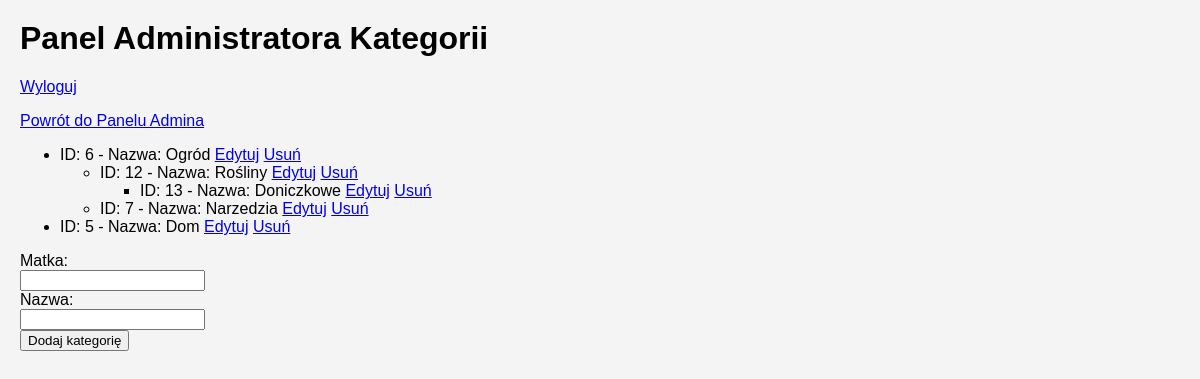
Screenshot of /projekt_gotowy/admin/sklep.php (signed in) with the database file from the repository.
### tables this page shows
CREATE TABLE `category_list` (
  `id` int(11) NOT NULL,
  `matka` int(11) NOT NULL DEFAULT 0,
  `nazwa` varchar(255) NOT NULL
);

### projekt_gotowy/admin/sklep.php (the view, shortened to what this page needs)
<?php
function ListaKategorii($parent = 0) {
    $conn = db_connect();
    $query = "SELECT * FROM category_list WHERE matka = $parent ORDER BY id DESC";
    $result = mysqli_query($conn, $query);
    echo '<ul>';
    while ($row = mysqli_fetch_assoc($result)) {
        $id = $row['id'];
        $nazwa = $row['nazwa'];
        echo '<li>';
        echo "ID: $id - Nazwa: $nazwa ";
        echo "<a href='sklep.php?edit_category_id=$id'>Edytuj</a> ";
        echo "<a href='sklep.php?delete_category_id=$id' onclick='return confirm(\"Czy na pewno chcesz usunąć tę kategorię?\")'>Usuń</a>";
        ListaKategorii($id);
        echo '</li>';
    }
    echo '</ul>';
}
if (isset($_SESSION['zalogowany']) && $_SESSION['zalogowany'] === true) {
    PokazPanelAdminaKategorii();
} else {
    echo FormularzLogowania();
    echo '<p><a href="contact.php">Skontaktuj się z nami</a></p> <p><a href="contact.php?action=przypomnijhaslo">Przypomnij hasło</a></p>';
}
function PokazPanelAdminaKategorii() {
    echo "<h1>Panel Administratora Kategorii</h1>";
    echo '<p><a href="?logout">Wyloguj</a></p>';
    echo '<p><a href="admin.php">Powrót do Panelu Admina</a></p>';
    echo '<div>';
    ListaKategorii();
    echo '</div>';
    echo '
    <form action="sklep.php" method="post" style="text-align: left">
        <label for="matka">Matka:</label><br>
        <input type="text" id="matka" name="matka"><br>
        <label for="nazwa">Nazwa:</label><br>
        <input type="text" id="nazwa" name="nazwa"><br>
        <input type="submit" name="submit_dodaj_kategorie" value="Dodaj kategorię">
    </form>';
}
?>

### rows the page displays
category_list: id "6", nazwa "Ogród"
category_list: id "12", nazwa "Rośliny"
category_list: id "13", nazwa "Doniczkowe"
category_list: id "7", nazwa "Narzedzia"
category_list: id "5", nazwa "Dom"
